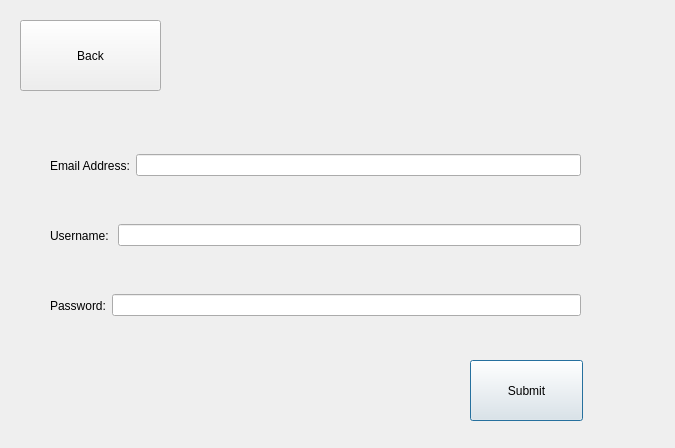
<?xml version="1.0" encoding="UTF-8"?>
<ui version="4.0">
 <class>addLogin</class>
 <widget class="QDialog" name="addLogin">
  <property name="geometry">
   <rect>
    <x>0</x>
    <y>0</y>
    <width>675</width>
    <height>448</height>
   </rect>
  </property>
  <property name="windowTitle">
   <string>Dialog</string>
  </property>
  <widget class="QWidget" name="horizontalLayoutWidget">
   <property name="geometry">
    <rect>
     <x>50</x>
     <y>140</y>
     <width>531</width>
     <height>51</height>
    </rect>
   </property>
   <layout class="QHBoxLayout" name="horizontalLayout">
    <item>
     <widget class="QLabel" name="label">
      <property name="text">
       <string>Email Address:</string>
      </property>
     </widget>
    </item>
    <item>
     <widget class="QLineEdit" name="lineEdit_EMAIL"/>
    </item>
   </layout>
  </widget>
  <widget class="QWidget" name="horizontalLayoutWidget_2">
   <property name="geometry">
    <rect>
     <x>50</x>
     <y>210</y>
     <width>531</width>
     <height>51</height>
    </rect>
   </property>
   <layout class="QHBoxLayout" name="horizontalLayout_2">
    <item>
     <widget class="QLabel" name="label_2">
      <property name="text">
       <string>Username: </string>
      </property>
     </widget>
    </item>
    <item>
     <widget class="QLineEdit" name="lineEdit_USERNAME"/>
    </item>
   </layout>
  </widget>
  <widget class="QWidget" name="horizontalLayoutWidget_3">
   <property name="geometry">
    <rect>
     <x>50</x>
     <y>280</y>
     <width>531</width>
     <height>51</height>
    </rect>
   </property>
   <layout class="QHBoxLayout" name="horizontalLayout_3">
    <item>
     <widget class="QLabel" name="label_3">
      <property name="text">
       <string>Password:</string>
      </property>
     </widget>
    </item>
    <item>
     <widget class="QLineEdit" name="lineEdit_PASSWORD"/>
    </item>
   </layout>
  </widget>
  <widget class="QPushButton" name="pushButton_SUBMIT">
   <property name="geometry">
    <rect>
     <x>470</x>
     <y>360</y>
     <width>113</width>
     <height>61</height>
    </rect>
   </property>
   <property name="text">
    <string>Submit</string>
   </property>
  </widget>
  <widget class="QPushButton" name="pushButton_BACK">
   <property name="geometry">
    <rect>
     <x>20</x>
     <y>20</y>
     <width>141</width>
     <height>71</height>
    </rect>
   </property>
   <property name="text">
    <string>Back</string>
   </property>
  </widget>
 </widget>
 <resources/>
 <connections/>
</ui>
